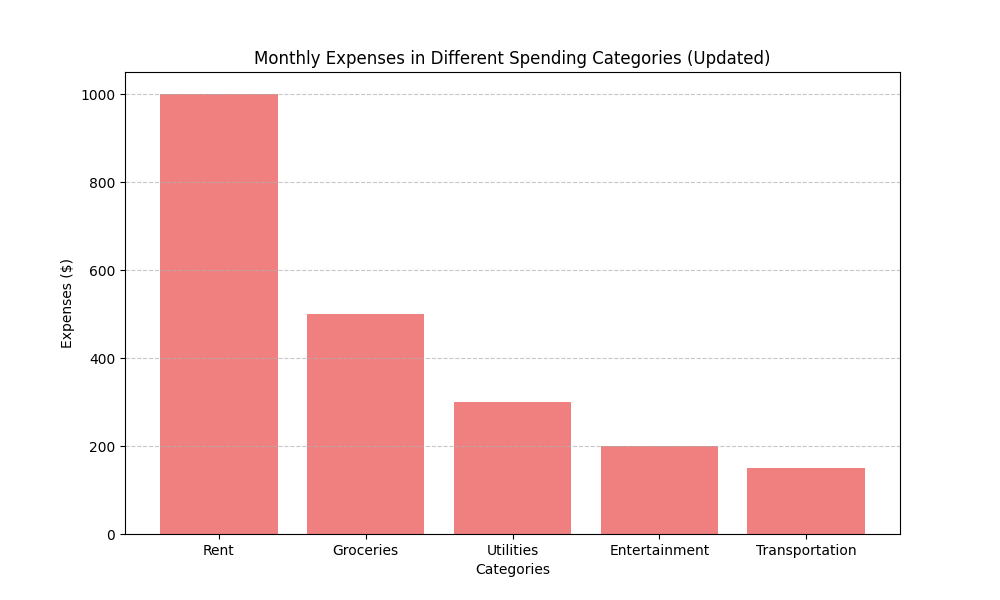

Recreate this plot in Python.
import matplotlib.pyplot as plt

# Categories and updated expenses
categories = ['Rent', 'Groceries', 'Utilities', 'Entertainment', 'Transportation']
new_expenses = [1000, 500, 300, 200, 150]

# Set the figure size for better readability
plt.figure(figsize=(10, 6))

# Create the bar chart
plt.bar(categories, new_expenses, color='lightcoral')

# Set the labels and title
plt.xlabel('Categories')  # Label for x-axis
plt.ylabel('Expenses ($)')  # Label for y-axis
plt.title('Monthly Expenses in Different Spending Categories (Updated)')  # Title of the chart

# Add grid lines for better readability
plt.grid(axis='y', linestyle='--', alpha=0.7)

# Display the chart
plt.show()
